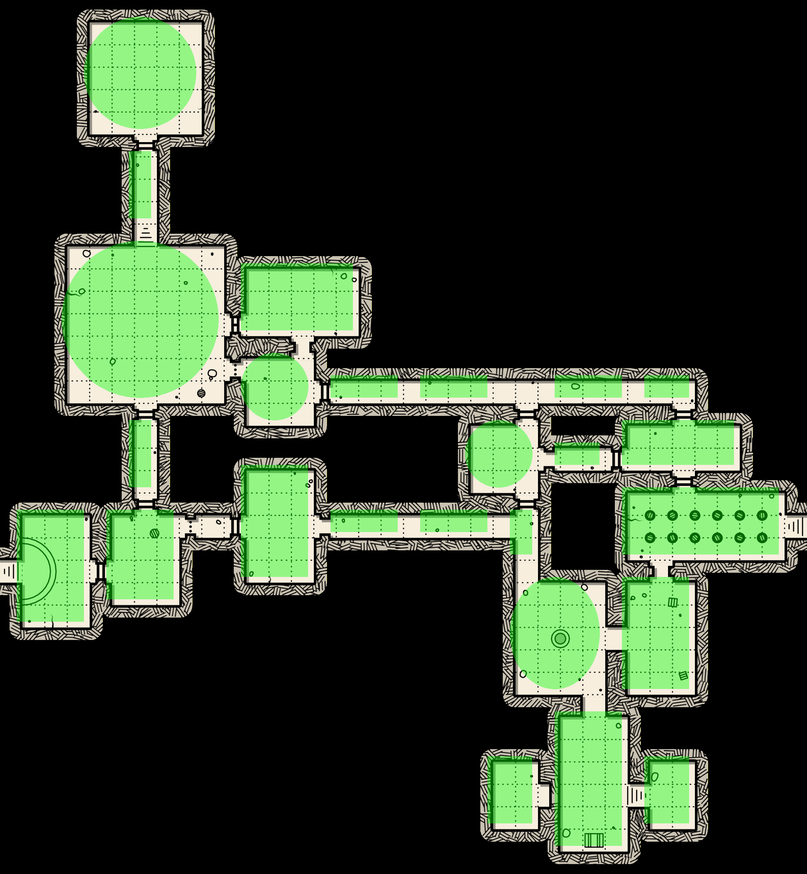
#> input picture WatabouTestModel/watabou_prior_attempts/data/watabou_foundry/debug/blackmist_manor_overlay.png, 807 x 874 px, shrunk from 2520 x 2730 before the run; its folder holds only this picture in this run
$ python extract_mask_from_png.py data/watabou_foundry/debug
#> lines starting #> are read from the running program, lines starting #| are printed output that depends on the picture; after the words box and inside, x2 and y2 are one past the last pixel; in counts of white or black regions, pixels touching at a corner belong together
"""
Extract training masks directly from Watabou PNG files using image processing.
This avoids the JSON coordinate mapping problem.
"""

import cv2
import numpy as np
from PIL import Image
from pathlib import Path


def extract_mask_from_watabou_png(png_path, debug=False):
    """
    Extract playable space mask from Watabou dungeon PNG using image processing.

    Watabou dungeons have consistent visual features:
    - Rooms: Lighter colored floors (beige/gray)
    - Walls: Darker/different colored (black outlines, stone texture)
    - Water: Blue tint

    Returns:
        mask: Binary mask where 0=playable, 255=walls/exterior
    """
#> called with debug = False
    # Load image
    img = cv2.imread(str(png_path))
#> img is the input picture: shape (874, 807, 3); mean B, G, R 42.4, 63.7, 47.4
    if img is None:
        raise ValueError(f"Could not load image: {png_path}")

    # Convert to grayscale
    gray = cv2.cvtColor(img, cv2.COLOR_BGR2GRAY)
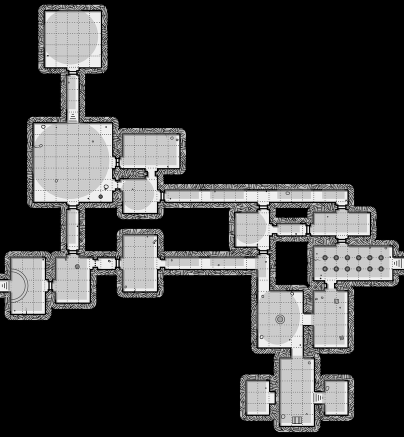
#> gray: shape (874, 807) (shown at 1/2 size); min 0, max 255, mean 56.4

    # Watabou rooms are typically lighter than walls
    # Use Otsu's thresholding to automatically find threshold
    _, binary = cv2.threshold(gray, 0, 255, cv2.THRESH_BINARY + cv2.THRESH_OTSU)
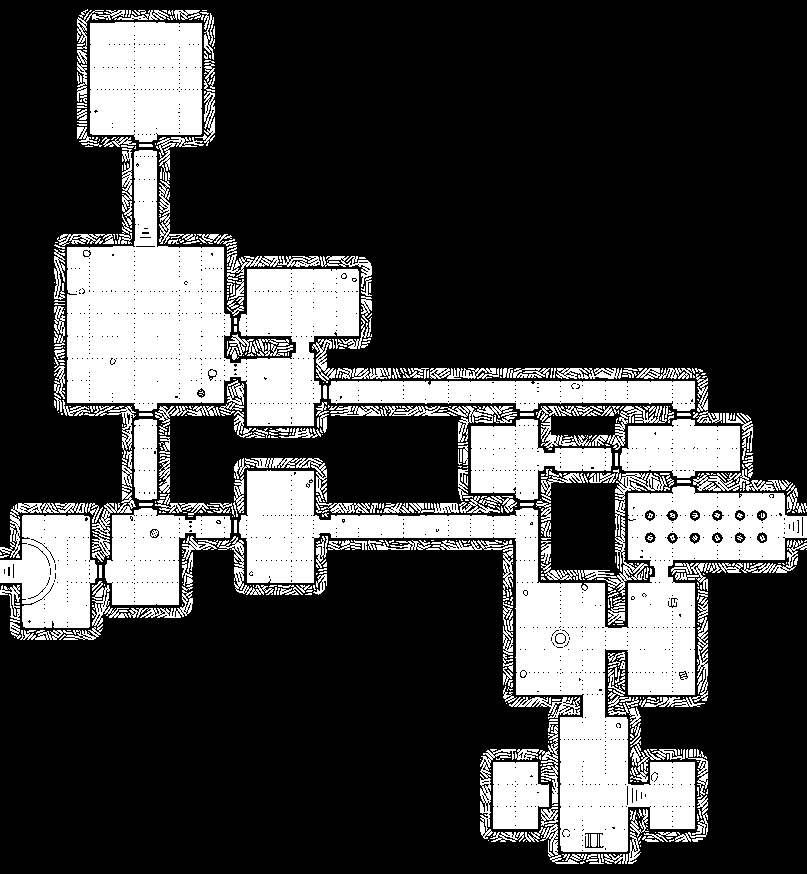
#> binary: shape (874, 807); 26.8% white; 603 white regions (404 under 20 px), largest, box (x1, y1, x2, y2) and area: (239, 470, 807, 852) 54315, (67, 150, 359, 426) 39515, (90, 22, 202, 142) 12600

    # The binary might be inverted depending on background
    # Count white vs black pixels to determine
    white_pixels = np.sum(binary == 255)
#> white_pixels = 189177
    black_pixels = np.sum(binary == 0)
#> black_pixels = 516141

    if white_pixels > black_pixels:
        # Most of image is white (probably exterior), rooms are black
        # Invert so rooms become white
        binary = 255 - binary

    # Clean up noise with morphological operations
    kernel = np.ones((3, 3), np.uint8)

    # Remove small noise
    binary = cv2.morphologyEx(binary, cv2.MORPH_OPEN, kernel, iterations=2)
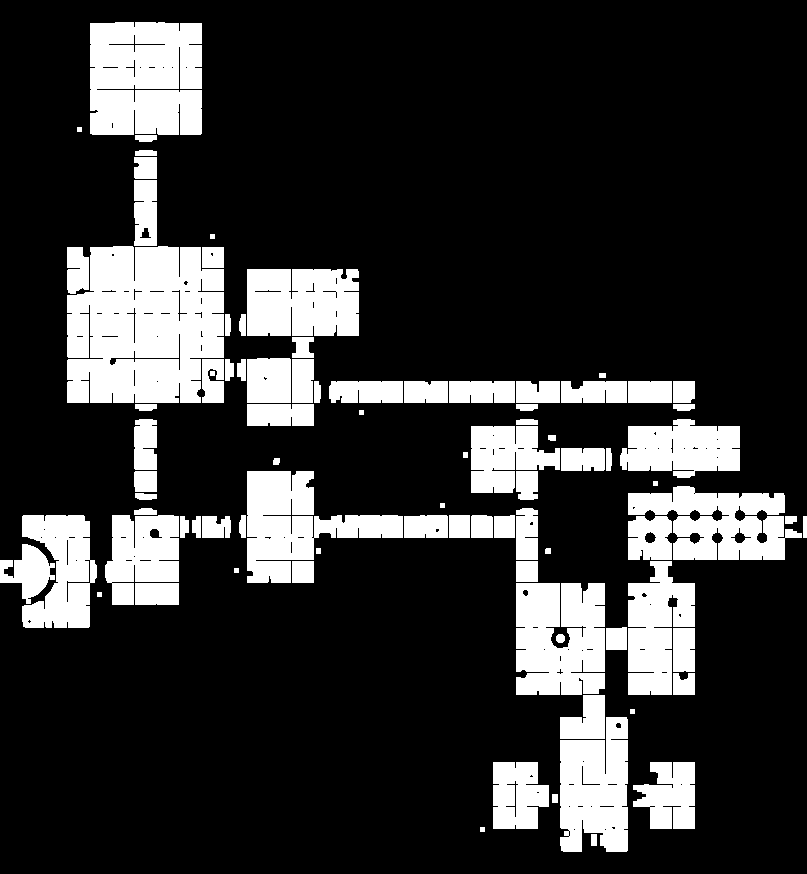
#> binary: shape (874, 807); 20.1% white; 87 white regions, largest, box (x1, y1, x2, y2) and area: (67, 246, 224, 403) 21120, (90, 22, 202, 135) 12154, (516, 583, 605, 695) 9190

    # Fill small holes
    binary = cv2.morphologyEx(binary, cv2.MORPH_CLOSE, kernel, iterations=2)
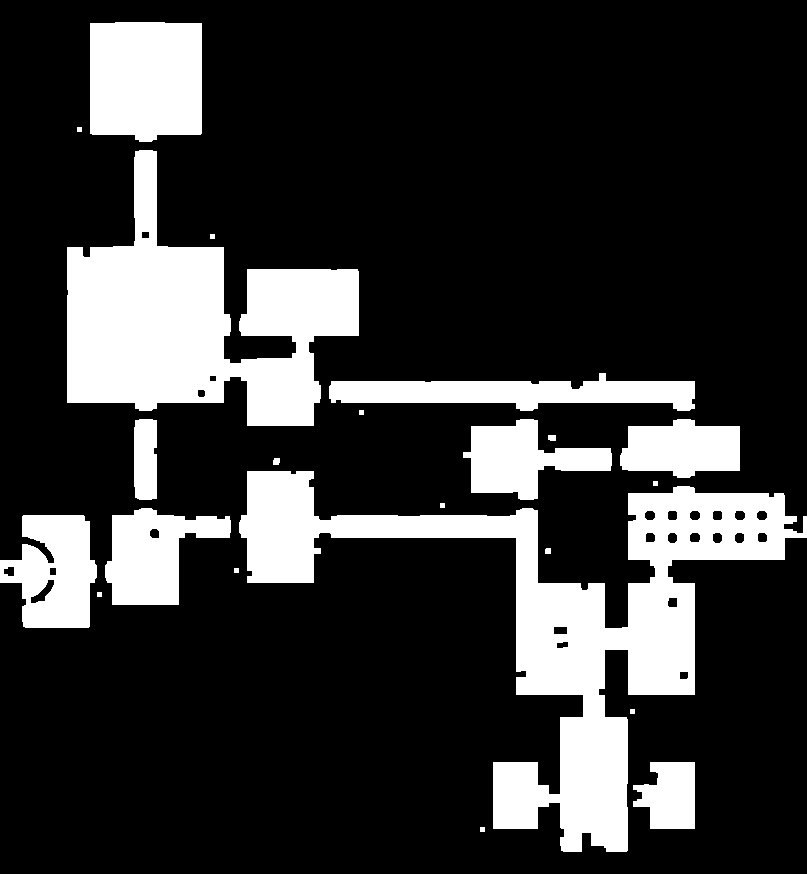
#> binary: shape (874, 807); 20.9% white; 22 white regions, largest, box (x1, y1, x2, y2) and area: (239, 471, 807, 852) 54377, (67, 150, 359, 426) 39974, (90, 22, 202, 142) 12728

    # Final mask: 0 = playable (black), 255 = walls/exterior (white)
    mask = 255 - binary

    if debug:
        # Save debug images
        debug_dir = Path(png_path).parent / "debug"
        debug_dir.mkdir(exist_ok=True)

        base_name = Path(png_path).stem
        cv2.imwrite(str(debug_dir / f"{base_name}_gray.png"), gray)
        cv2.imwrite(str(debug_dir / f"{base_name}_binary.png"), binary)
        cv2.imwrite(str(debug_dir / f"{base_name}_mask.png"), mask)

        # Create overlay
        overlay = img.copy()
        overlay[mask == 0] = [0, 255, 0]  # Green for playable
        blended = cv2.addWeighted(img, 0.7, overlay, 0.3, 0)
        cv2.imwrite(str(debug_dir / f"{base_name}_overlay.png"), blended)

    return mask


def process_watabou_pngs(input_dir, output_dir, debug=False):
    """
    Process all Watabou PNGs in a directory and extract masks.

    Args:
        input_dir: Directory containing PNG files
        output_dir: Where to save images and masks
        debug: Save debug visualizations
    """
    input_path = Path(input_dir)

    # Find all PNG files
    png_files = list(input_path.glob("*.png"))

    print(f"Found {len(png_files)} PNG files")

    # Create output directories
    img_dir = Path(output_dir) / "images"
    mask_dir = Path(output_dir) / "masks"
    img_dir.mkdir(parents=True, exist_ok=True)
    mask_dir.mkdir(parents=True, exist_ok=True)

    processed = 0
    for png_file in png_files:
        try:
            # Extract mask
            mask = extract_mask_from_watabou_png(png_file, debug=debug)

            # Copy original image
            img = Image.open(png_file)
#> img: PIL image 807x874 RGB
            img_output = img_dir / png_file.name
            img.save(img_output)

            # Save mask
            mask_output = mask_dir / png_file.name
            Image.fromarray(mask).save(mask_output)

            print(f"Processed: {png_file.stem}")
            processed += 1

        except Exception as e:
            print(f"Error processing {png_file.name}: {e}")

    print(f"\nProcessed {processed}/{len(png_files)} dungeons successfully")
    print(f"Output directory: {output_dir}")


if __name__ == "__main__":
    import argparse

    parser = argparse.ArgumentParser(description="Extract masks from Watabou PNGs using CV")
    parser.add_argument("input_dir", help="Directory containing PNG files")
    parser.add_argument("--output", default="data/watabou_cv", help="Output directory")
    parser.add_argument("--debug", action="store_true", help="Save debug visualizations")

    args = parser.parse_args()

    process_watabou_pngs(args.input_dir, args.output, args.debug)

    print("\nNext steps:")
    print("1. Check the masks look correct")
    print("2. If debug enabled, check debug/ folder for overlays")
    print("3. Split data and train model")

$ run again, on WatabouTestModel/watabou_prior_attempts/data/watabou_foundry/debug/secret_prison_of_the_blood_baron_overlay.png
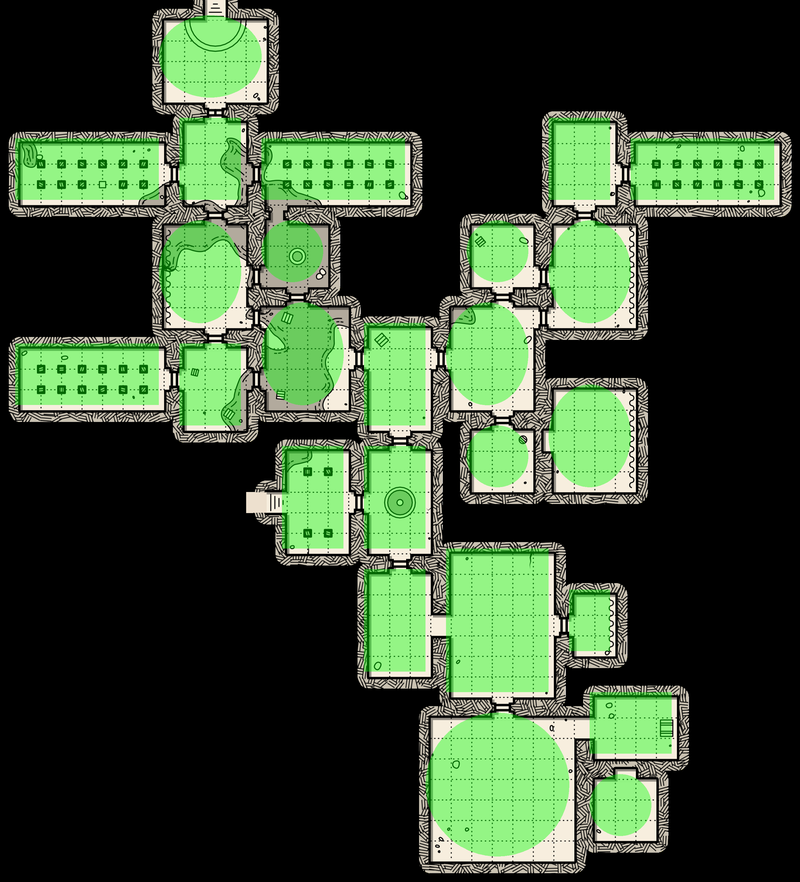
#> input picture WatabouTestModel/watabou_prior_attempts/data/watabou_foundry/debug/secret_prison_of_the_blood_baron_overlay.png, 800 x 882 px, shrunk from 2730 x 3010 before the run
#> in extract_mask_from_watabou_png, img is the input picture: shape (882, 800, 3); mean B, G, R 49.3, 77.1, 55.2
#> in extract_mask_from_watabou_png, `_, binary = cv2.threshold(gray, 0, 255, cv2.THRESH_BINARY + cv2.THRESH..`:
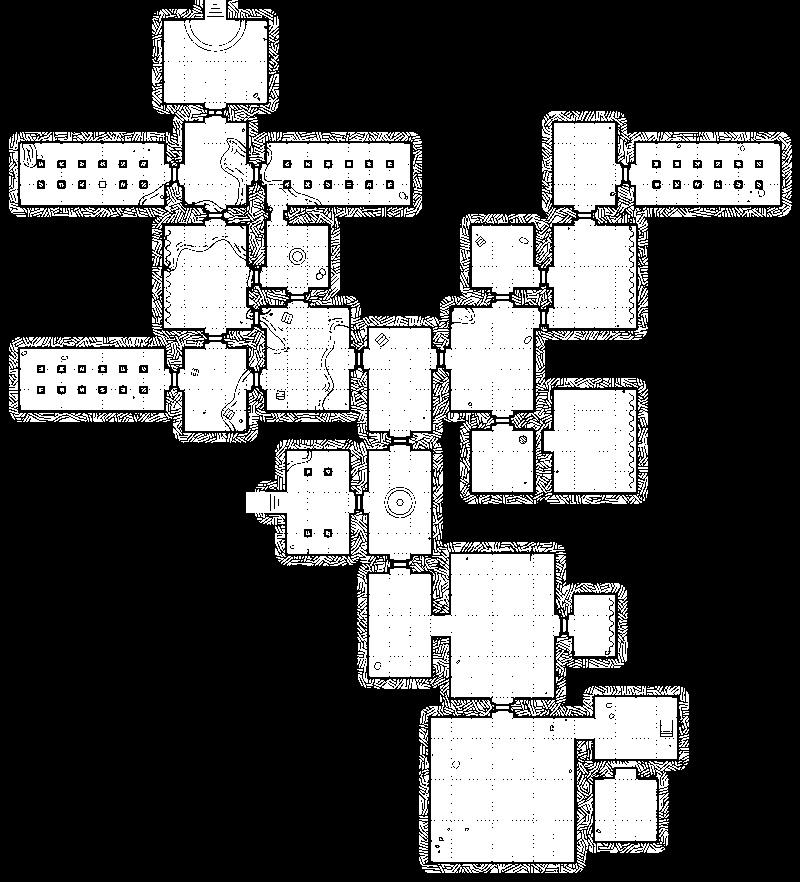
#> binary: shape (882, 800); 32.7% white; 523 white regions (356 under 20 px), largest, box (x1, y1, x2, y2) and area: (431, 697, 677, 862) 25835, (369, 554, 560, 704) 21693, (260, 143, 410, 294) 12037
#> white_pixels = 230892
#> black_pixels = 474708
#> in extract_mask_from_watabou_png, `binary = cv2.morphologyEx(binary, cv2.MORPH_CLOSE, kernel, iterations=2)`:
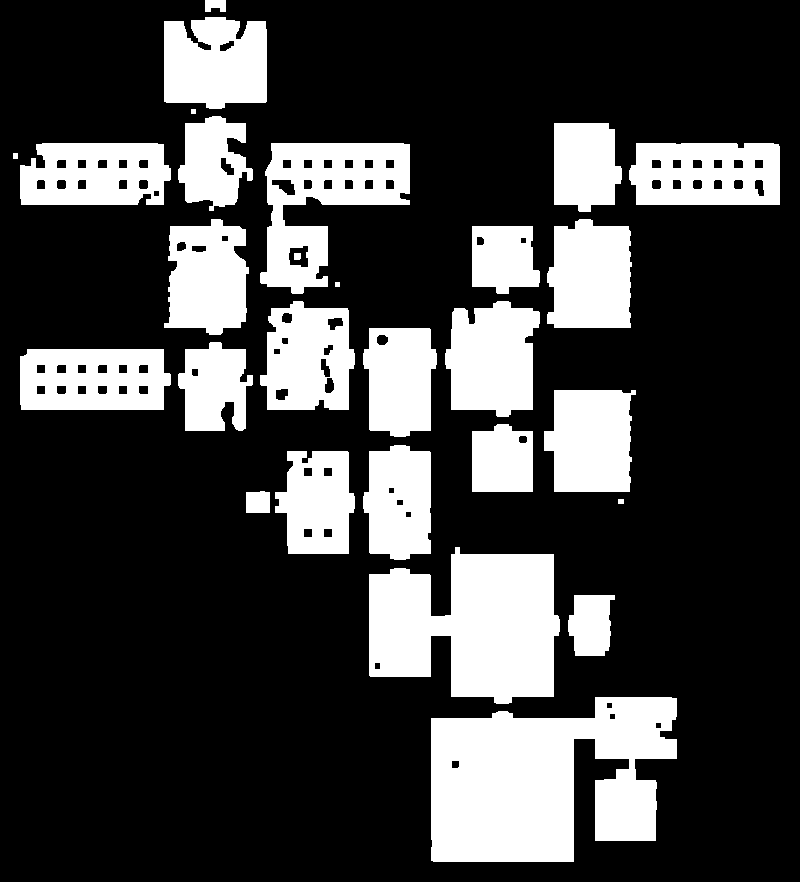
#> binary: shape (882, 800); 25.6% white; 28 white regions, largest, box (x1, y1, x2, y2) and area: (431, 697, 677, 862) 29953, (369, 547, 560, 704) 21874, (260, 143, 410, 294) 11351
#> img: PIL image 800x882 RGB

$ run again, on WatabouTestModel/watabou_prior_attempts/data/watabou_foundry/debug/sunken_temple_of_the_cursed_lady_overlay.png
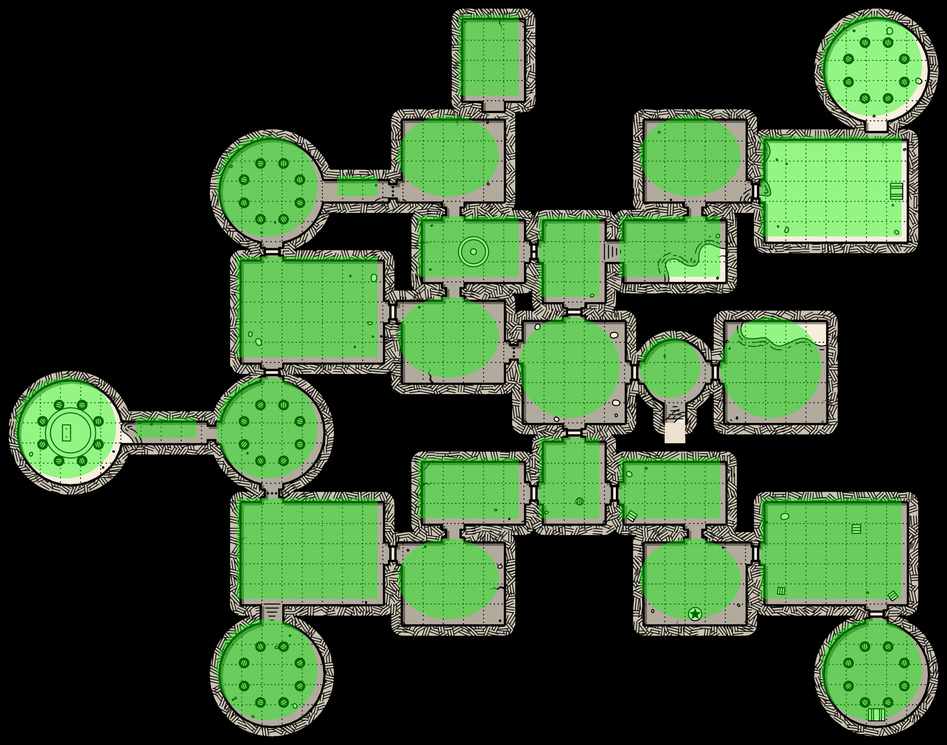
#> input picture WatabouTestModel/watabou_prior_attempts/data/watabou_foundry/debug/sunken_temple_of_the_cursed_lady_overlay.png, 947 x 745 px, shrunk from 3290 x 2590 before the run
#> in extract_mask_from_watabou_png, img is the input picture: shape (745, 947, 3); mean B, G, R 45.4, 77.6, 51.4
#> in extract_mask_from_watabou_png, `_, binary = cv2.threshold(gray, 0, 255, cv2.THRESH_BINARY + cv2.THRESH..`:
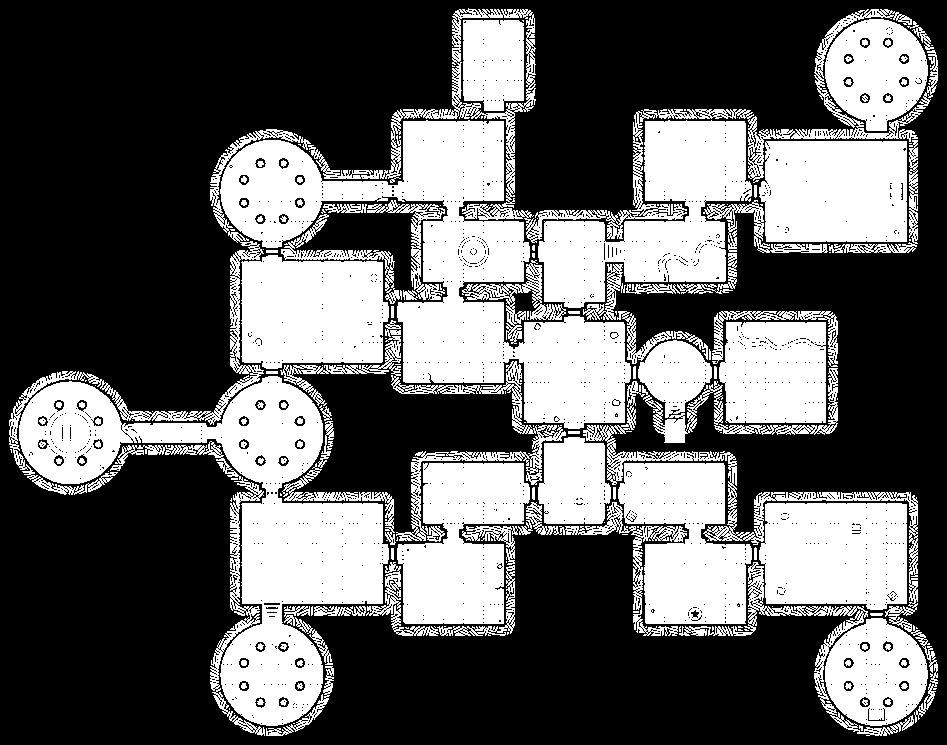
#> binary: shape (745, 947); 38.4% white; 212 white regions (103 under 20 px), largest, box (x1, y1, x2, y2) and area: (220, 120, 631, 429) 42873, (19, 376, 389, 726) 39575, (538, 120, 752, 308) 19953
#> white_pixels = 270605
#> black_pixels = 434910
#> in extract_mask_from_watabou_png, `binary = cv2.morphologyEx(binary, cv2.MORPH_CLOSE, kernel, iterations=2)`:
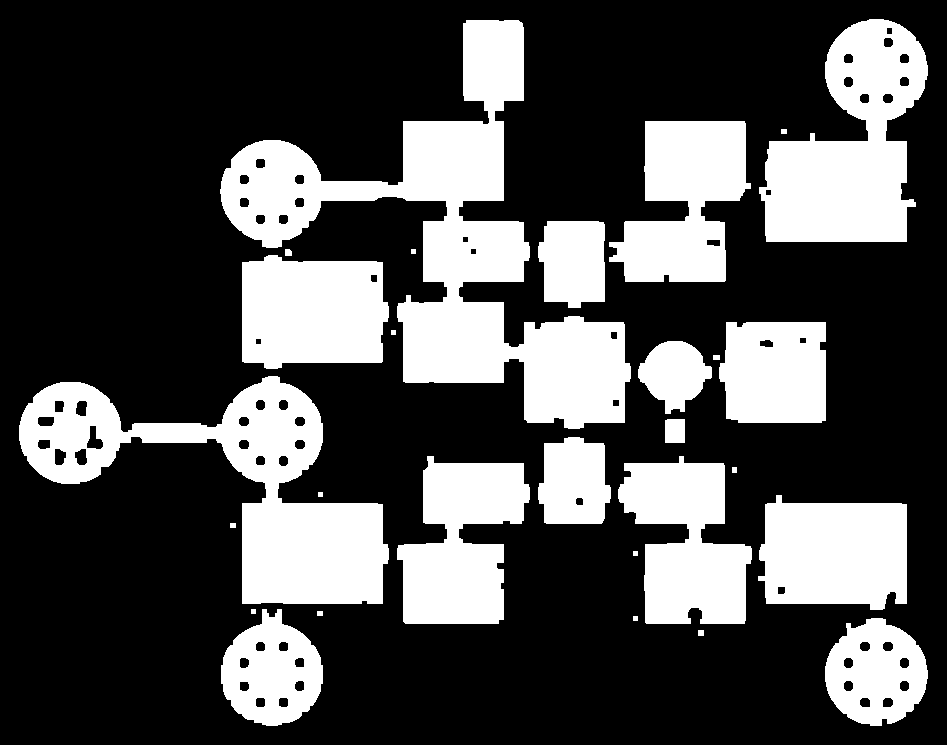
#> binary: shape (745, 947); 30.5% white; 28 white regions, largest, box (x1, y1, x2, y2) and area: (220, 20, 631, 429) 48315, (19, 376, 389, 604) 31315, (759, 19, 928, 242) 22393
#> img: PIL image 947x745 RGB
